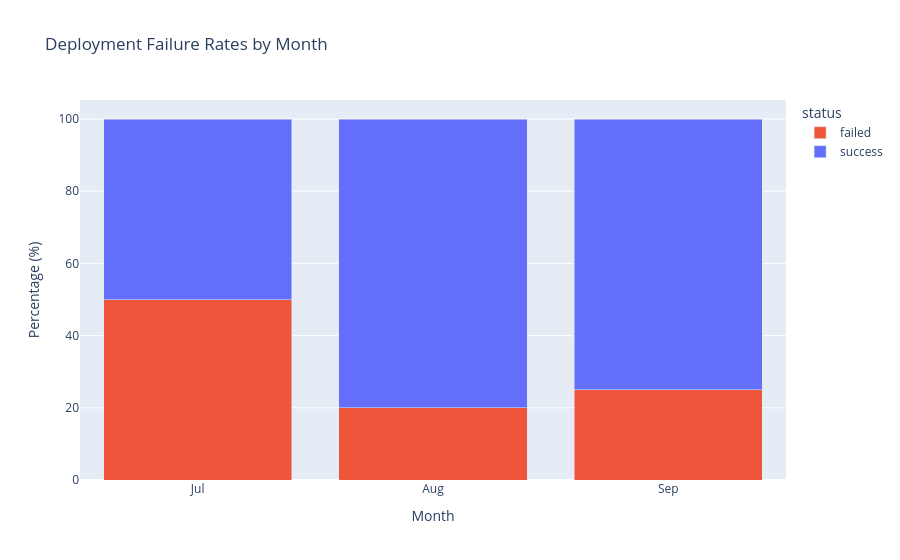

This figure's notebook cell:
### Code cell
# display dataframe as figure
fig_month_stat_bar = px.bar(
	data_frame=df_app2_perentage_df,
	title="Deployment Failure Rates by Month",
	x="month",
	y="Percentage",
	color="status",
	color_discrete_map={
		"success":"#636EFA",
		"failed":"#EF553B"
		},
)

fig_month_stat_bar.update_layout(barmode='stack')

fig_month_stat_bar.update_yaxes(
	title_text="Percentage (%)"
)

fig_month_stat_bar.update_xaxes(
	title_text="Month",
	tickvals=list(range(1,13)),
	ticktext=['Jan', 'Feb', 'Mar', 'Apr', 'May', 'Jun', 'Jul', 'Aug', 'Sep', 'Oct', 'Nov', 'Dec'],
)

fig_month_stat_bar.show()

### Figure 1 — Plotly figure (JSON) as saved in the notebook; plotly's stock layout.template omitted (floating-point values rounded to 4 significant figures)
{"data": [{"hovertemplate": "status=failed<br>month=%{x}<br>Percentage=%{y}<extra></extra>", "legendgroup": "failed", "marker": {"color": "#EF553B", "pattern": {"shape": ""}}, "name": "failed", "orientation": "v", "showlegend": true, "textposition": "auto", "type": "bar", "x": [7, 8, 9], "xaxis": "x", "y": [50.0, 20.0, 25.0], "yaxis": "y"}, {"hovertemplate": "status=success<br>month=%{x}<br>Percentage=%{y}<extra></extra>", "legendgroup": "success", "marker": {"color": "#636EFA", "pattern": {"shape": ""}}, "name": "success", "orientation": "v", "showlegend": true, "textposition": "auto", "type": "bar", "x": [7, 8, 9], "xaxis": "x", "y": [50.0, 80.0, 75.0], "yaxis": "y"}], "layout": {"barmode": "stack", "legend": {"title": {"text": "status"}, "tracegroupgap": 0}, "title": {"text": "Deployment Failure Rates by Month"}, "xaxis": {"anchor": "y", "domain": [0, 1], "ticktext": ["Jan", "Feb", "Mar", "Apr", "May", "Jun", "Jul", "Aug", "Sep", "Oct", "Nov", "Dec"], "tickvals": [1, 2, 3, 4, 5, 6, 7, 8, 9, 10, 11, 12], "title": {"text": "Month"}}, "yaxis": {"anchor": "x", "domain": [0, 1], "title": {"text": "Percentage (%)"}}}}
